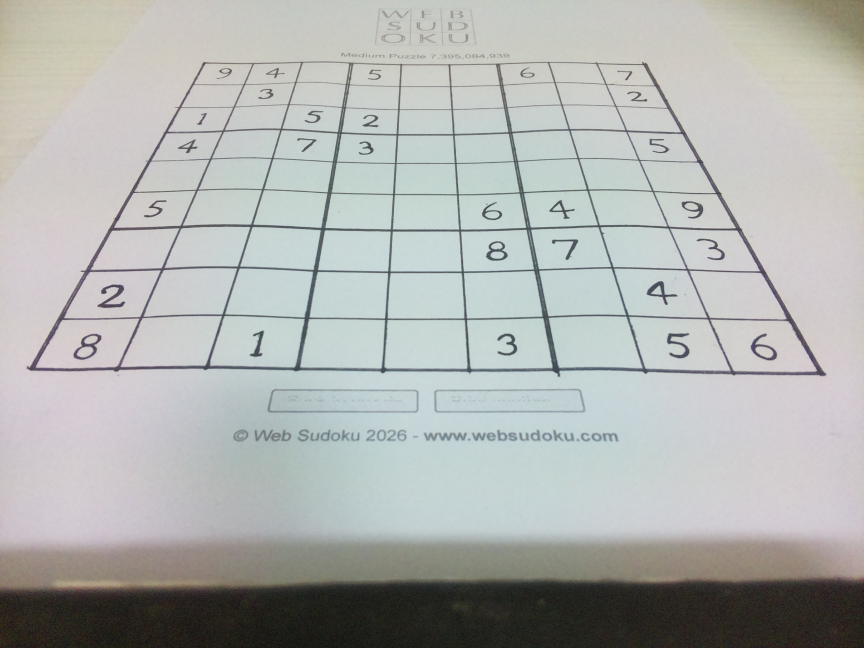
#> input picture assets/camera_test_good.jpg, 2592 x 1944 px, found by its file name (shown at 1/3 size); its folder holds 2 pictures in this run
$ python validation_generator.py
#> lines starting #> are read from the running program, lines starting #| are printed output that depends on the picture; after the words box and inside, x2 and y2 are one past the last pixel; in counts of white or black regions, pixels touching at a corner belong together
#> in load_image, image is the input picture: shape (1944, 2592, 3); mean B, G, R 176.7, 179.1, 176.7
### src/vision/vis_board.py
"""Capture, detect and rectify a Sudoku board, and locate the camera on it.

Board frame (the frame the camera pose is reported in, all in mm):
    origin  bottom-left corner of the board, on the board surface
    x       along the bottom edge, to the right
    y       up the left edge, towards the top of the board
    z       up, out of the board

A 200 x 200 mm board therefore spans (0, 0) to (200, 200), and a camera
mounted just below the board's centre sits near (100, -75, CAMERA_HEIGHT).

Camera axes (used internally while measuring the board):
    origin  the point on the board plane directly below the camera
    x       the camera's right
    y       the camera's forward direction, projected onto the board plane
"""

from dataclasses import dataclass
import subprocess
import sys
import time
from pathlib import Path

import cv2
import numpy as np

if __package__ in (None, ""):
    sys.path.insert(0, str(Path(__file__).resolve().parents[1]))

import config


@dataclass
class CameraPose:
    """Camera pose in the board frame, plus the measured board size.

    x, y: stamper position, i.e. the camera position plus
        CAMERA_TO_STAMPER_OFFSET_MM along the camera's x axis (mm).
    theta: angle of the camera's x axis from the board's x axis, degrees CCW.
    board_width, board_height: measured board size (mm).
    """

    x: float
    y: float
    theta: float
    dx_top: float
    dx_btm: float
    dy_left: float
    dy_top: float

    @property
    def board_width(self) -> float:
        return (self.dx_top + self.dx_btm) / 2

    @property
    def board_height(self) -> float:
        return (self.dy_left + self.dy_top) / 2


BoardPose = CameraPose


@dataclass
class RectifiedBoard:
    image: np.ndarray
    corners: np.ndarray
    transformation_matrix: np.ndarray
    camera_matrix: np.ndarray
    camera_pose: CameraPose

    @property
    def pose(self) -> CameraPose:
        return self.camera_pose


# [22 lines left out: function capture_image, not called in this run]


def _calculate_camera_pose_and_corners(
    corners: np.ndarray,
    camera_matrix: np.ndarray,
) -> tuple[CameraPose, np.ndarray]:
    """Locate the camera/stamper in the board frame from the board's pixel corners.

    corners: (4, 2) pixel coordinates in the undistorted, upright image, ordered
        top-left, top-right, bottom-right, bottom-left.
    camera_matrix: intrinsics that match those pixel coordinates (already
        adjusted for any 180-degree image rotation).
    """
    if corners.shape != (4, 2):
        raise ValueError("Expected four pixel corners with shape (4, 2)")
    if config.CAMERA_HEIGHT <= 0:
        raise ValueError("CAMERA_HEIGHT must be positive")
    if not 0 < config.CAMERA_ANGLE <= 90:
        raise ValueError("CAMERA_ANGLE must be in the range (0, 90]")

    # Back-project each corner to a ray in the camera frame (x right, y down,
    # z along the optical axis).
    pixels = np.column_stack((corners.astype(np.float64), np.ones(4)))
    rays = (np.linalg.inv(camera_matrix) @ pixels.T).T

    # Undo the camera's downward tilt so each ray has a horizontal "forward"
    # component and a vertical "up" component. Corners must point below the
    # horizon to hit the board plane.
    tilt = np.deg2rad(config.CAMERA_ANGLE)
    forward = np.cos(tilt) * rays[:, 2] - np.sin(tilt) * rays[:, 1]
    up = -np.sin(tilt) * rays[:, 2] - np.cos(tilt) * rays[:, 1]
    if np.any(up >= 0):
        raise ValueError("Board corners do not project in front of the board plane")

    # Intersect the rays with the board plane, CAMERA_HEIGHT below the camera.
    # This gives each corner's position on the plane in camera axes (mm):
    # origin directly below the camera, x to its right, y forward.
    scale = -config.CAMERA_HEIGHT / up
    corners_cam = np.column_stack((rays[:, 0] * scale, forward * scale))

    # Use the measured projected corners directly. The board origin is the
    # measured bottom-left corner, and each board axis follows its measured
    # edge. No rectangle, right-angle, or equal-edge constraint is imposed.
    board_origin = corners_cam[3]
    bottom_edge = corners_cam[2] - corners_cam[3]
    left_edge = corners_cam[0] - corners_cam[3]
    width_bottom = np.linalg.norm(bottom_edge)
    width_top = np.linalg.norm(corners_cam[1] - corners_cam[0])
    height_left = np.linalg.norm(left_edge)
    height_right = np.linalg.norm(corners_cam[2] - corners_cam[1])
    if min(width_bottom, width_top, height_left, height_right) <= 0:
        raise ValueError("Detected board has invalid dimensions")
    board_x = bottom_edge / width_bottom
    board_y = left_edge / height_left
    board_angle = np.arctan2(board_x[1], board_x[0])
    measured_global_corners = np.column_stack((
        (corners_cam - board_origin) @ board_x,
        (corners_cam - board_origin) @ board_y,
        np.zeros(4),
    ))
    print("Original board corners in the global frame (mm, TL/TR/BR/BL):")
    for index, point in enumerate(measured_global_corners):
        print(f"  {index}: ({point[0]:.2f}, {point[1]:.2f}, {point[2]:.2f})")

    # Change of frame. The camera is at (0, 0) in camera axes, so the vector
    # from the board origin to the camera is (0 - board_origin). Resolving it
    # along the board axes gives the camera's position in the board frame.
    camera_x = -board_origin @ board_x
    camera_y = -board_origin @ board_y

    # The camera's x axis sits at -board_angle from the board's x axis. The
    # stamper is offset from the camera along that axis.
    theta = -np.rad2deg(board_angle)
    offset = config.CAMERA_TO_STAMPER_OFFSET_MM
    return CameraPose(
        x=float(camera_x + offset * np.cos(np.deg2rad(theta))),
        y=float(camera_y + offset * np.sin(np.deg2rad(theta))),
        theta=float(theta),
        dx_top=float(width_top),
        dx_btm=float(width_bottom),
        dy_left=float(height_left),
        dy_top=float(height_right),
    ), corners_cam


# [4 lines left out: function calculate_camera_pose, not called in this run]


def process_image(image: np.ndarray, debug: bool = False) -> RectifiedBoard:
    """Undistort, detect and rectify a Sudoku board, and calculate the camera pose.

    Returned corners are pixel coordinates in the upright, undistorted image.
    """
#> called with debug = False
    height, width = image.shape[:2]

    # --- Undistort to a pinhole model --------------------------------------
    # Grayscale first: it's all the later steps need, and undistorting one
    # channel is roughly three times cheaper than three.
    gray = cv2.cvtColor(image, cv2.COLOR_BGR2GRAY)
    camera_matrix, _ = cv2.getOptimalNewCameraMatrix(
        config.CAMERA_MATRIX, config.DISTORTION_COEFFICIENTS, (width, height), alpha=0
    )
    gray = cv2.undistort(
        gray, config.CAMERA_MATRIX, config.DISTORTION_COEFFICIENTS, None, camera_matrix
    )
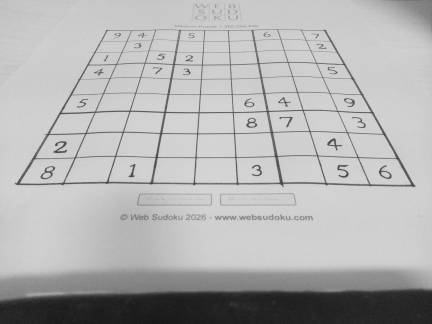
#> gray: shape (1944, 2592) (shown at 1/6 size); min 8, max 219, mean 178.7

    # --- Make the image upright --------------------------------------------
    # A 180-degree rotation maps pixel (u, v) to (W-1-u, H-1-v), so the
    # principal point has to move with it. This is the only place it's done.
    if config.CAMERA_MOUNTED_UPSIDE_DOWN:
        gray = cv2.rotate(gray, cv2.ROTATE_180)
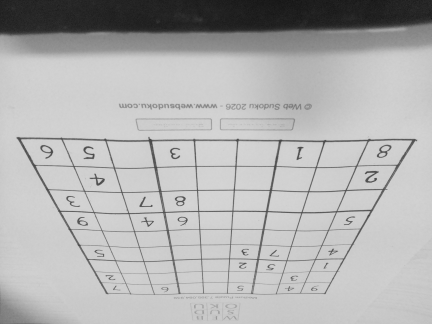
#> gray: shape (1944, 2592) (shown at 1/6 size); min 8, max 219, mean 178.7
        camera_matrix[0, 2] = width - 1 - camera_matrix[0, 2]
        camera_matrix[1, 2] = height - 1 - camera_matrix[1, 2]

    # --- Binary image for board detection ----------------------------------
    blurred = cv2.GaussianBlur(gray, config.GAUSSIAN_KERNEL, 0)
    binary = cv2.adaptiveThreshold(
        blurred, 255, cv2.ADAPTIVE_THRESH_GAUSSIAN_C, cv2.THRESH_BINARY,
        config.ADAPTIVE_THRESHOLD_BLOCK_SIZE, config.ADAPTIVE_THRESHOLD_C,
    )
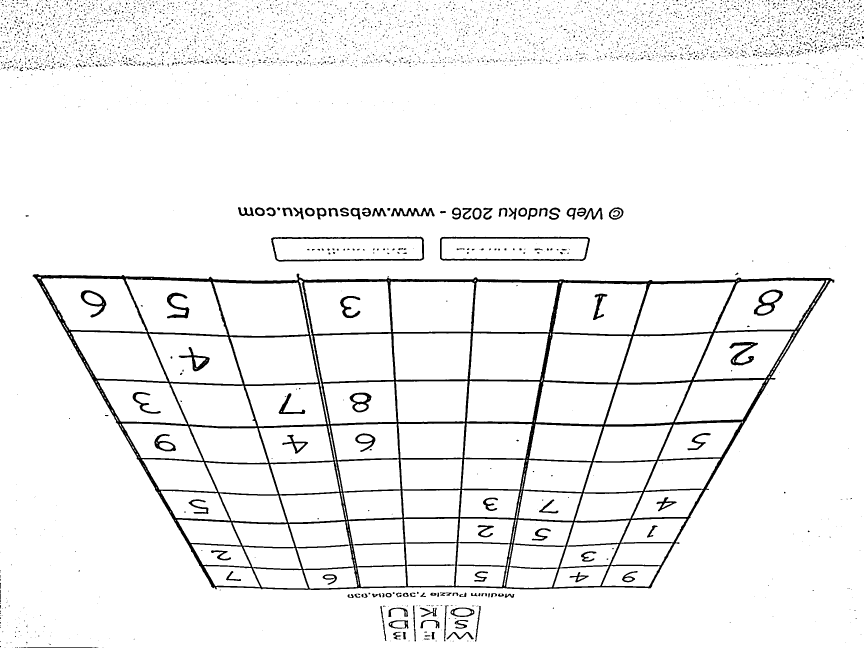
#> binary: shape (1944, 2592) (shown at 1/3 size); 94.9% white; 5491 black regions (5183 under 20 px), largest, box (x1, y1, x2, y2) and area: (98, 821, 2503, 1770) 164675, (813, 710, 1273, 785) 5142, (1320, 710, 1770, 783) 5001
    binary = cv2.bitwise_not(binary)  # lines/ink become white
    # Dilate then erode (a "close") to join broken grid lines.
    kernel = np.ones((config.MORPHOLOGY_KERNEL_SIZE,) * 2, np.uint8)
    binary = cv2.morphologyEx(binary, cv2.MORPH_CLOSE, kernel)
#> binary: shape (1944, 2592); 5.2% white; 4903 white regions (4512 under 20 px)
#> (the rest of the program and of its run is left out)
